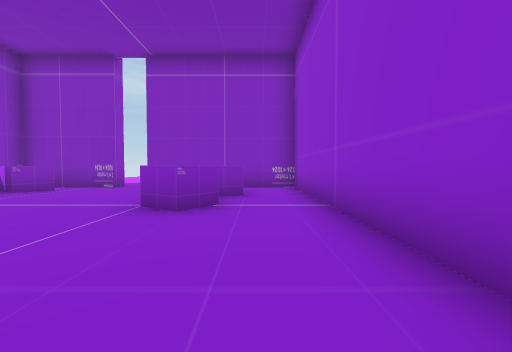
View 1 (above)

14 first-person views from a walk through a Unity game level. The camera is 1.3 m above the floor, tilts 2° down and sees 90° across. The floor is counted in squares, 2 m on a side. Each view is taken from the middle of a square. On the plan, view 1 faces up. The plan holds only what a view shows up to about 9 squares ahead; the rest is blank. The place goes on beyond the plan. The player character is not drawn. Some surface patterns are stand-ins.

View 2
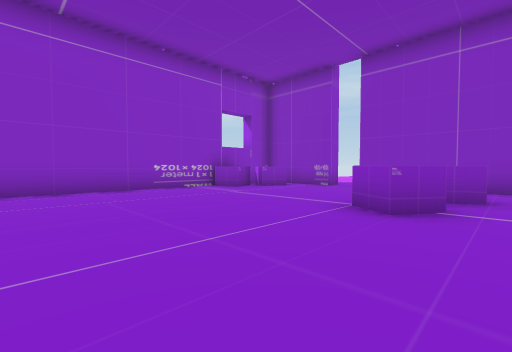

View 3
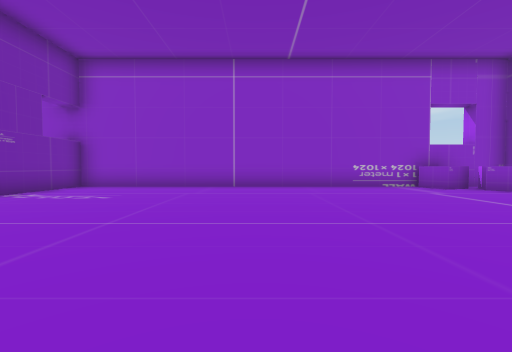

View 4
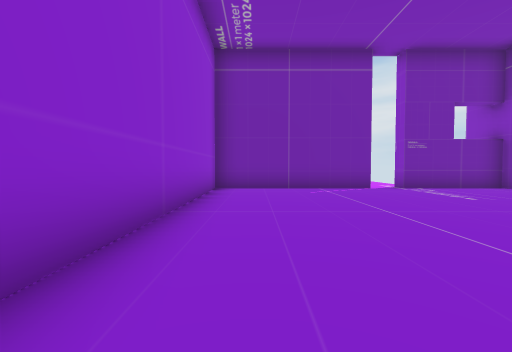

View 5
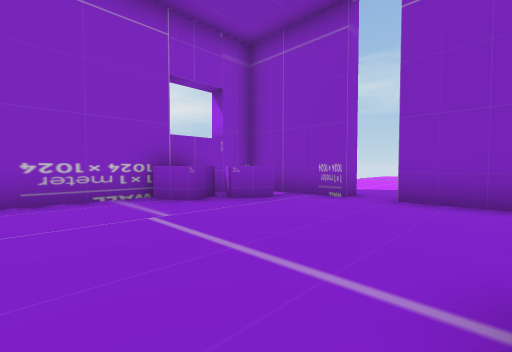

View 6
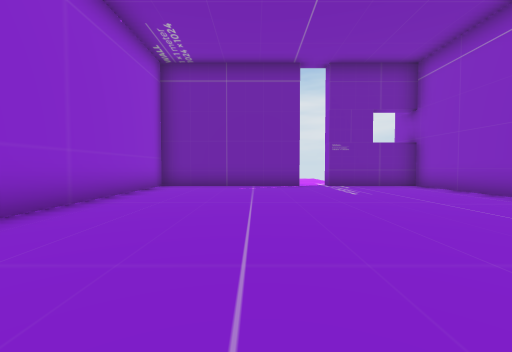

View 7
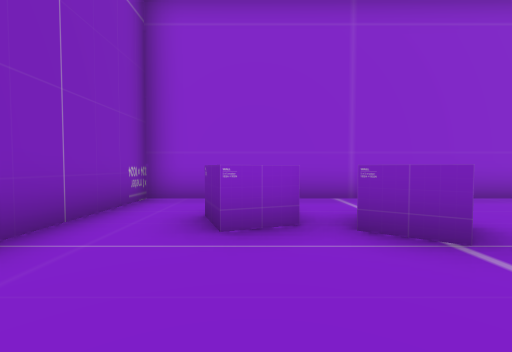

View 8
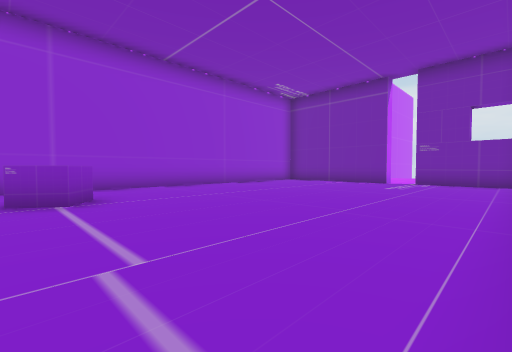

View 9
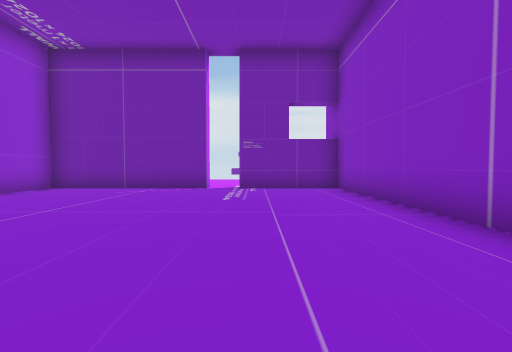

View 10
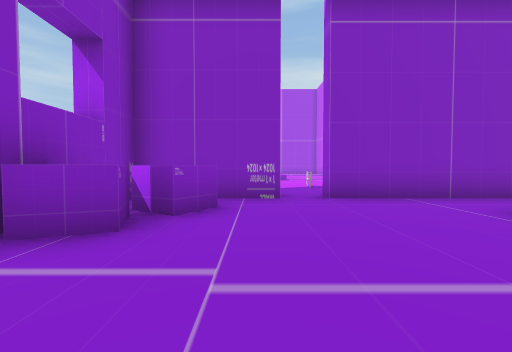

View 11
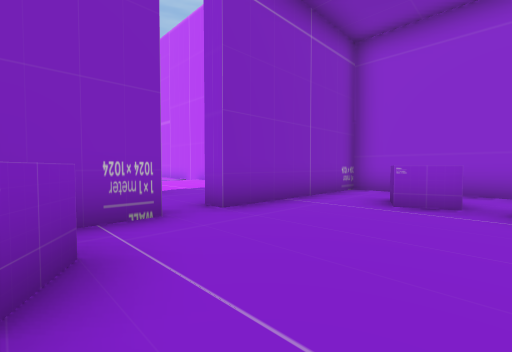

View 12
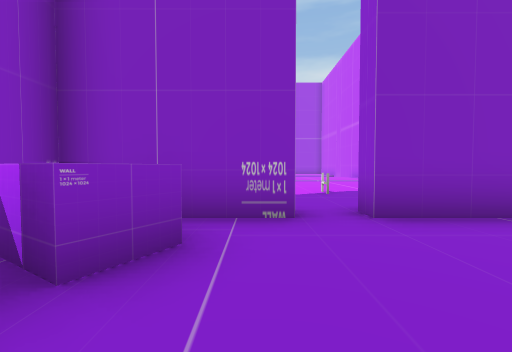

View 13
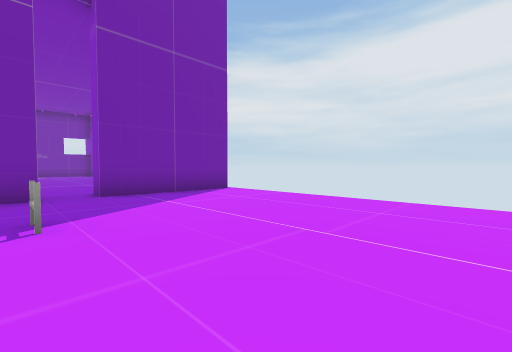

View 14
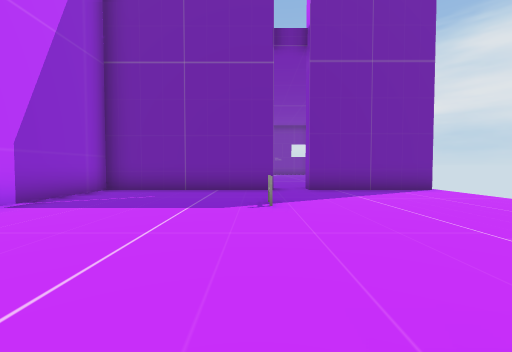

### Floor plan
Points are (right, up) in squares from view 1. A wall is a line through its corners. A room is listed if a view was taken in it or the views show most of it. See-through windows are left out.
Room 1 (views 1, 2, 3, 4, 5, 6, 7, 8, 9, 10, 11, 12)
walls: (-3.5, -5.8) (1.2, -5.8) (1.2, 8.2) (-3.5, 8.2); (-4.5, 8.2) (-7.5, 8.2) (-7.5, -5.8) (-4.5, -5.8)
ways out: opening at (-4, 9) to room 2; opening at (-4, -6)
objects: other object (-7, 6); other object (-7, 7) to (-6, 7); other object (-2, 4) to (-1, 5); other object (-1, 6)
Room 2 (views 13, 14)
walls: (-3.5, 8.2) (-3.5, 8.8) (1.2, 8.8) (1.2, 11.9); (-8.1, 8.8) (-4.5, 8.8) (-4.5, 8.2)
ways out: opening at (-4, 9) to room 1
objects: ladder (-3, 11)

Where each view was taken, in squares from view 1:
view 1: 0 up, 0 right, facing up
view 2: 0 up, 0 right, facing up-left
view 3: 0 up, 1 right, facing left
view 4: 2 up, 0 right, facing down
view 5: 3 up, 2 left, facing up-left
view 6: 3 up, 2 left, facing down
view 7: 6 up, 4 left, facing right
view 8: 5 up, 7 left, facing down-right
view 9: 2 up, 5 left, facing down
view 10: 3 up, 5 left, facing up
view 11: 5 up, 6 left, facing up-right
view 12: 5 up, 5 left, facing up
view 13: 15 up, 3 left, facing down-left
view 14: 16 up, 3 left, facing down
